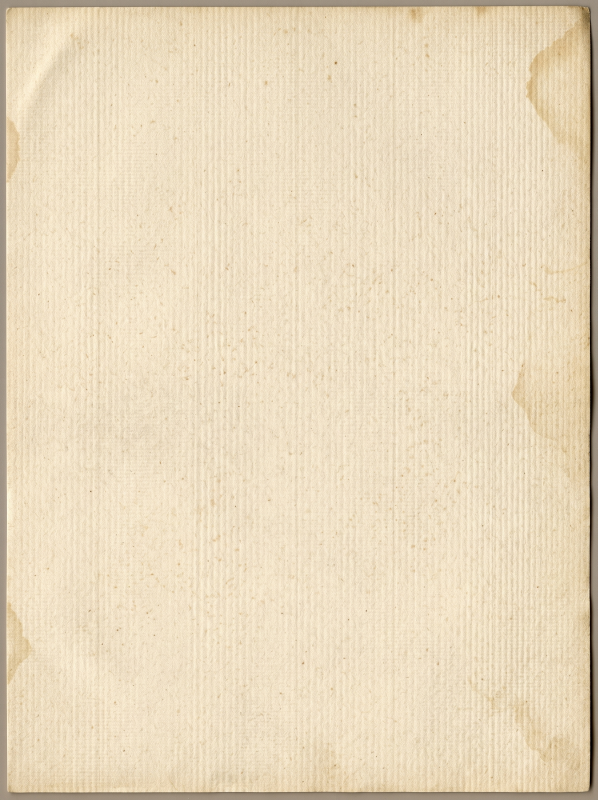
#> input picture scripts/graduation_book/assets/paper/page.jpeg, 1792 x 2400 px, given in place of page.jpg, which was not available (shown at 1/3 size)
$ python paper.py
#> lines starting #> are read from the running program, lines starting #| are printed output that depends on the picture
#!/usr/bin/env python3
"""Фактура бумаги под блок и обложка на титул.

Художник кладёт в `assets/paper/`:
  * `page.*`  — скан старой бумаги, фон всех страниц;
  * `cover.*` — обложка пиратского дневника, фон только титула.

Оба файла приходят «сфотографированными на подложке»: вокруг листа видна рамка
фона и тень. На странице она читалась бы как грязная кайма, поэтому здесь края
срезаются, картинка ужимается до разумного для экранного PDF разрешения и
кладётся в `.build/`.

Если файла нет — страница остаётся на плоском кремовом `--paper`, книга
собирается как раньше.

Отдельный запуск:
    .venv/bin/python paper.py
"""
from __future__ import annotations

from pathlib import Path

BASE = Path(__file__).parent
PAPER_DIR = BASE / "assets" / "paper"
BUILD_DIR = PAPER_DIR / ".build"

# Доля кадра, срезаемая с каждой стороны: убирает подложку и тень по периметру.
# У обложки поля уже, чем у листа, — иначе срежет латунные уголки.
CROP = {"page": 0.045, "cover": 0.03}
# Картинки приходят 3:4 (ближайшее к A4, что умеет генератор), страница — A4.
# Досаживаем до пропорций страницы здесь: WeasyPrint на @page считает
# background-size: cover как contain, и без этого по краям остаются полосы.
A4_RATIO = 210 / 297
# Ширина картинки. Книга экранная и фактура мягкая, поэтому 1000 px на A4
# (~120 dpi) визуально неотличимы от 1400, но вдвое легче: фон стоит на каждой
# странице, и его вес напрямую превращается в тормоза при листании.
TARGET_W = 1000
QUALITY = 74
# Лёгкое размытие фактуры, радиус в пикселях уже ужатой картинки. Скан снят
# резко, и на странице его волокна спорят с засечками текста; один пиксель
# убирает этот звон, а бумага остаётся бумагой. Обложке размытие не нужно —
# кожа и латунь на титуле работают как изображение, а не как подложка.
BLUR = {"page": 1.0, "cover": 0.0}


def _source(stem: str) -> Path | None:
#> called with stem = 'page'
    for ext in (".jpg", ".jpeg", ".png", ".webp"):
        path = PAPER_DIR / f"{stem}{ext}"
        if path.exists():
            return path
    return None


def prepare(verbose: bool = False) -> dict[str, str]:
    """-> {"page": путь, "cover": путь} относительно BASE; ключа нет = файла нет."""
    from PIL import Image

    out: dict[str, str] = {}
    for stem, crop in CROP.items():
        src = _source(stem)
        if src is None:
            if verbose:
                print(f"  {stem:6} — нет файла, фон остаётся плоским")
            continue
        img = Image.open(src).convert("RGB")
#> img is the input picture: PIL image 1792x2400 RGB; mean R, G, B 233.1, 217.1, 189.1
        w, h = img.size
#> w = 1792; h = 2400
        dx, dy = int(w * crop), int(h * crop)
#> dx = 80; dy = 108
        img = img.crop((dx, dy, w - dx, h - dy))
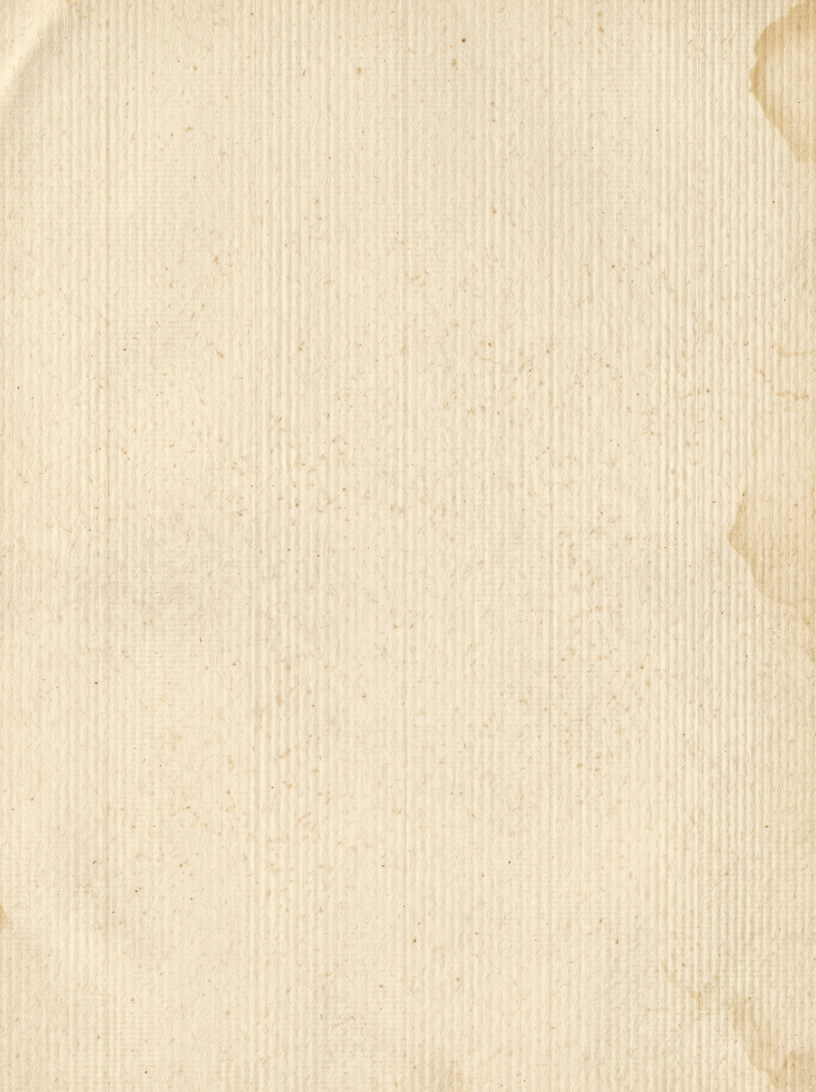
#> img: PIL image 1632x2184 RGB (shown at 1/2 size); mean R, G, B 238, 222.5, 194.8

        # центральный кроп до пропорций A4
        w, h = img.size
#> w = 1632; h = 2184
        if w / h > A4_RATIO:
            side = round((w - h * A4_RATIO) / 2)
#> side = 44
            img = img.crop((side, 0, w - side, h))
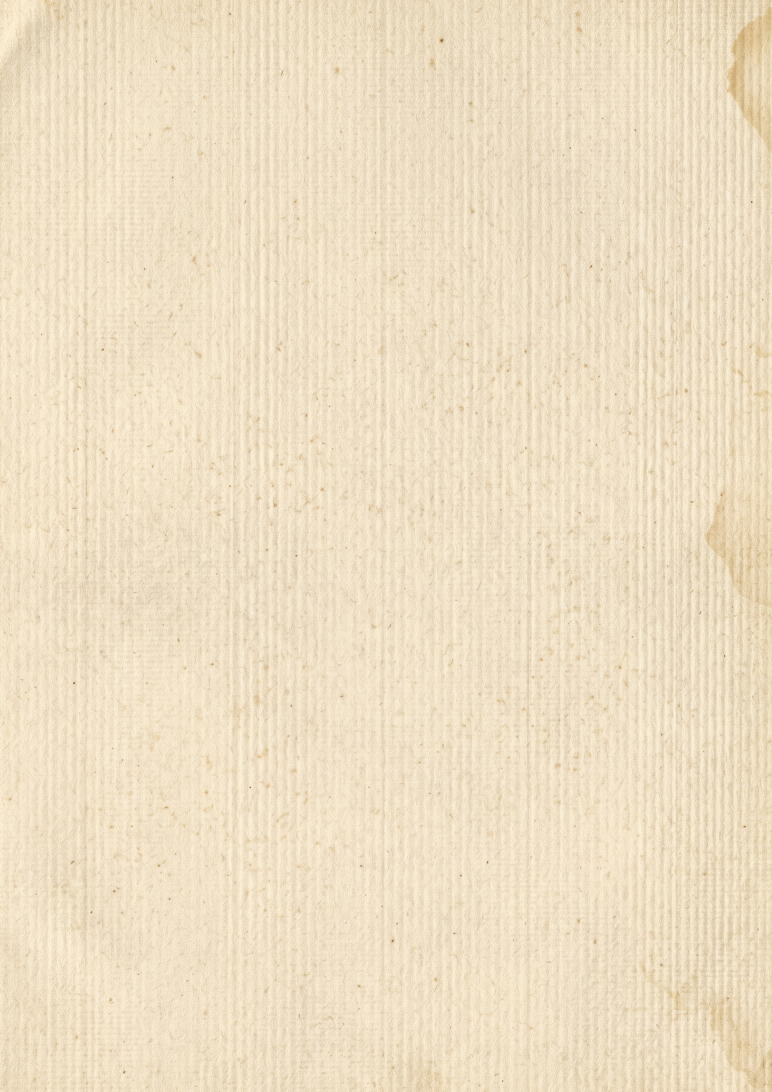
#> img: PIL image 1544x2184 RGB (shown at 1/2 size); mean R, G, B 238.2, 222.7, 195.3
        else:
            side = round((h - w / A4_RATIO) / 2)
            img = img.crop((0, side, w, h - side))

        if img.width > TARGET_W:
            img = img.resize(
                (TARGET_W, round(img.height * TARGET_W / img.width)),
                Image.LANCZOS)
#> img: PIL image 1000x1415 RGB
        # после ужатия: радиус задан в пикселях итоговой картинки
        radius = BLUR.get(stem, 0.0)
        if radius:
            from PIL import ImageFilter
            img = img.filter(ImageFilter.GaussianBlur(radius))

        BUILD_DIR.mkdir(parents=True, exist_ok=True)
        dst = BUILD_DIR / f"{stem}.jpg"
        img.save(dst, "JPEG", quality=QUALITY, optimize=True)
        out[stem] = str(dst.relative_to(BASE))
        if verbose:
            print(f"  {stem:6} — {src.name} -> {img.width}×{img.height}, "
                  f"{dst.stat().st_size // 1024} КБ")
#|   page   — page.jpg -> 1000×1415, 99 КБ
#> pass 2 of the loop in prepare, `for stem, crop in CROP.items():`:
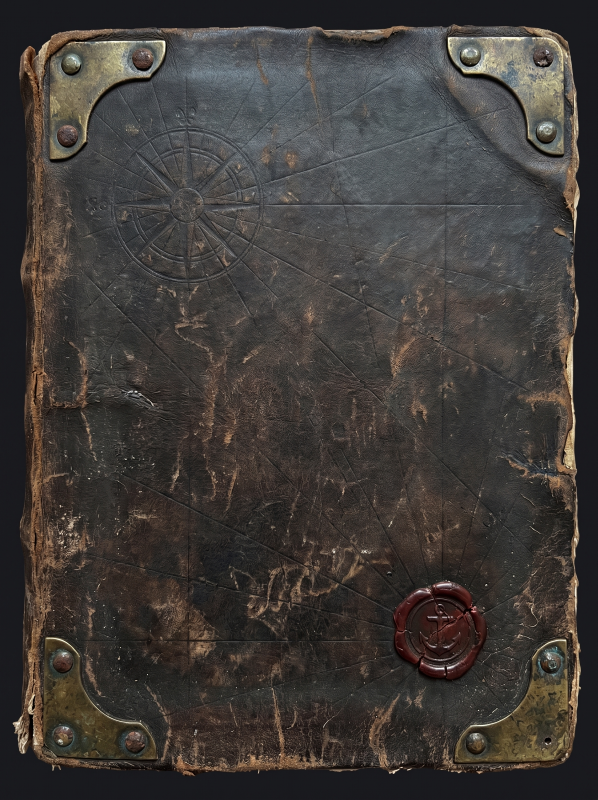
#> input picture scripts/graduation_book/assets/paper/cover.jpeg, 1792 x 2400 px, given in place of cover.jpg, which was not available (shown at 1/3 size)
#> in prepare, img is the input picture: PIL image 1792x2400 RGB; mean R, G, B 64.1, 59.6, 56.4
#> in prepare, `img = img.crop((dx, dy, w - dx, h - dy))`:
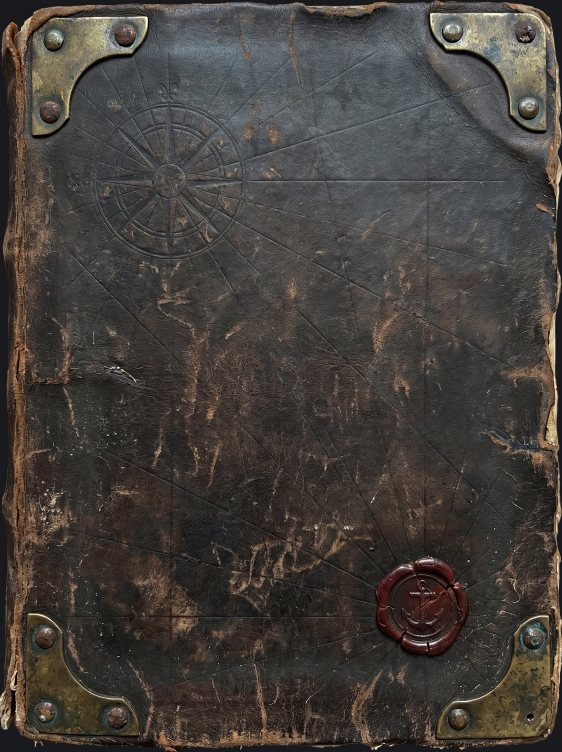
#> img: PIL image 1686x2256 RGB (shown at 1/3 size); mean R, G, B 69.1, 64.1, 59.9
#> in prepare, `img = img.crop((side, 0, w - side, h))`:
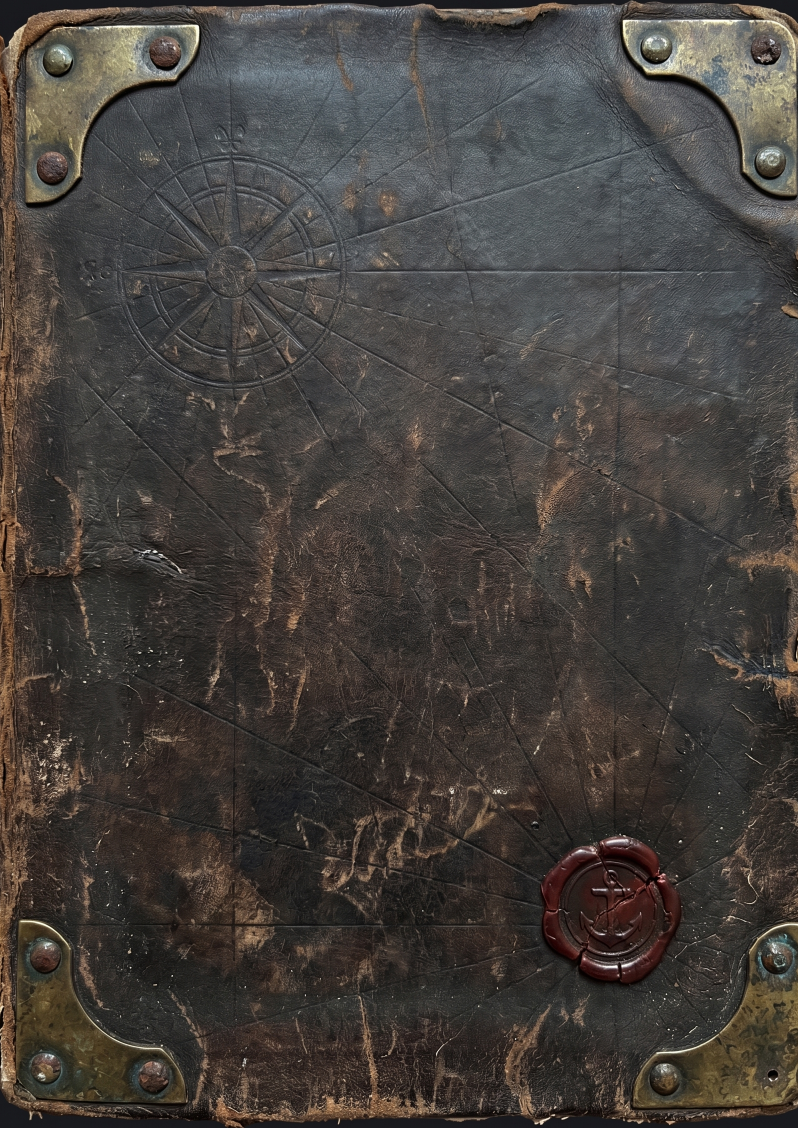
#> img: PIL image 1596x2256 RGB (shown at 1/2 size); mean R, G, B 69.1, 64.3, 60.3
#|   cover  — cover.jpg -> 1000×1414, 288 КБ
    return out


if __name__ == "__main__":
    print(f"фактуры в {PAPER_DIR}:")
    prepare(verbose=True)
